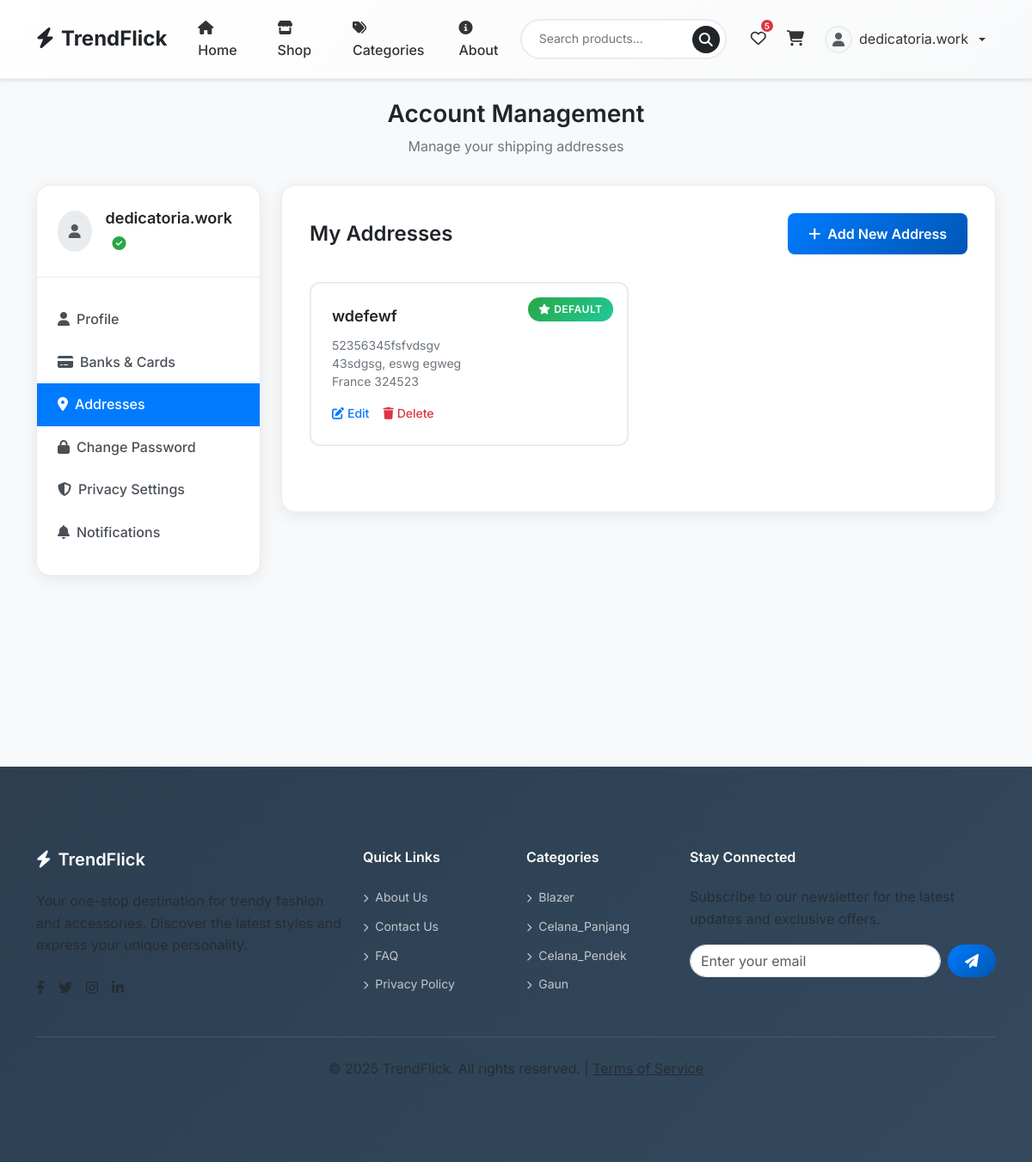
/users/addresses/ (signed in), run on the app's committed database.
### users/models.py (models this page shows, shortened)
class Address(models.Model):
    user = models.ForeignKey(User, on_delete=models.CASCADE, related_name='addresses')
    full_name = models.CharField(max_length=100)
    street_address = models.CharField(max_length=255)
    phone_number = models.CharField(max_length=20, blank=True, null=True)
    city = models.CharField(max_length=100)
    state = models.CharField(max_length=100)
    postal_code = models.CharField(max_length=20)
    country = models.CharField(max_length=100)
    is_default = models.BooleanField(default=False)
    created_at = models.DateTimeField(auto_now_add=True)
    updated_at = models.DateTimeField(auto_now=True)
    class Meta:
        verbose_name_plural = "Addresses"
        ordering = ['-is_default', '-created_at']

### products/models.py (models this page shows, shortened)
class Category(models.Model):
    name = models.CharField(max_length=100, unique=True)
    slug = models.SlugField(unique=True)
    image = models.ImageField(upload_to='categories/', null=True, blank=True)
    class Meta:
        verbose_name_plural = "categories"

### users/views.py (the view)
# urls.py: path('addresses/', views.addresses_view, name='addresses'),
def addresses_view(request):
    categories = Category.objects.all()[:4]
    addresses = Address.objects.filter(user=request.user)
    return render(request, 'users/addresses.html', {
        'addresses': addresses,
        'user': request.user,
        'categories': categories,
    })

### templates/users/addresses.html (shortened to what this page needs)
{% extends 'base.html' %}
{% block content %}
<div class="account-container">
    <div class="container">
        <div class="page-header">
            <h1 class="page-title">Account Management</h1>
            <p class="page-subtitle">Manage your shipping addresses</p>
        </div>
        <div class="row">
            <div class="col-lg-3 mb-4">
                <div class="profile-sidebar">
                    <div class="profile-header">
                        <div class="d-flex align-items-center">
                            <div class="profile-avatar-sm">
                                {% if user.profile.avatar %}
                                    <img src="{{ user.profile.avatar.url }}" alt="Avatar">
                                {% else %}
                                    <i class="fas fa-user text-muted"></i>
                                {% endif %}
                            </div>
                            <div class="ms-3 flex-grow-1">
                                <div class="profile-username">
                                    {{ user.username }}
                                    <span class="verified-badge">
                                        <i class="fas fa-check-circle"></i>
                                    </span>
                                </div>
                            </div>
                        </div>
                    </div>
                    <nav class="nav flex-column">
                        <a class="nav-link" href="{% url 'users:manage_account' %}">
                            <i class="fas fa-user me-2"></i>Profile
                        </a>
                        <a class="nav-link" href="#">
                            <i class="fas fa-credit-card me-2"></i>Banks & Cards
                        </a>
                        <a class="nav-link active" href="{% url 'users:addresses' %}">
                            <i class="fas fa-map-marker-alt me-2"></i>Addresses
                        </a>
                        <a class="nav-link" href="{% url 'users:change_password' %}">
                            <i class="fas fa-lock me-2"></i>Change Password
                        </a>
                        <a class="nav-link" href="#">
                            <i class="fas fa-shield-alt me-2"></i>Privacy Settings
                        </a>
                        <a class="nav-link" href="#">
                            <i class="fas fa-bell me-2"></i>Notifications
                        </a>
                    </nav>
                </div>
            </div>
            <div class="col-lg-9">
                <div class="profile-section">
                    <div class="section-header d-flex justify-content-between align-items-center">
                        <h4 class="section-title">My Addresses</h4>
                        <a href="{% url 'users:add_address' %}" class="btn btn-primary">
                            <i class="fas fa-plus"></i>
                            Add New Address
                        </a>
                    </div>
                    {% if addresses %}
                        <div class="row">
                            {% for address in addresses %}
                                <div class="col-md-6 mb-4">
                                    <div class="address-card">
                                        {% if address.is_default %}
                                            <div class="default-badge">
                                                <i class="fas fa-star me-1"></i>Default
                                            </div>
                                        {% endif %}
                                        <div class="address-name">{{ address.full_name }}</div>
                                        <div class="address-details">
                                            {{ address.street_address }}<br>
                                            {{ address.city }}, {{ address.state }}<br>
                                            {{ address.country }} {{ address.postal_code }}
                                        </div>
                                        <div class="address-actions">
                                            <a href="{% url 'users:edit_address' address.id %}" class="action-link">
                                                <i class="fas fa-edit me-1"></i>Edit
                                            </a>
                                            <a href="{% url 'users:delete_address' address.id %}"
                                               class="action-link danger"
                                               onclick="return confirm('Are you sure you want to delete this address?')">
                                                <i class="fas fa-trash me-1"></i>Delete
                                            </a>
                                        </div>
                                    </div>
                                </div>
                            {% endfor %}
                        </div>
                    {% endif %}
                </div>
            </div>
        </div>
    </div>
</div>
{% endblock %}

### templates/base.html (shortened to what this page needs)
{% load static %}
<!DOCTYPE html>
<html lang="en">
<head>
    <link href="https://cdn.jsdelivr.net/npm/bootstrap@5.3.0/dist/css/bootstrap.min.css" rel="stylesheet">
    <link href="https://cdnjs.cloudflare.com/ajax/libs/font-awesome/6.4.0/css/all.min.css" rel="stylesheet">
    <link href="{% static 'css/styles.css' %}" rel="stylesheet">
</head>
<body>
    <nav class="navbar navbar-expand-lg navbar-custom">
        <div class="container">
            <a class="navbar-brand" href="{% url 'core:home' %}">
                <i class="fas fa-bolt me-2"></i>TrendFlick
            </a>
            <div class="collapse navbar-collapse" id="navbarNav">
                <ul class="navbar-nav me-auto">
                    <li class="nav-item">
                        <a class="nav-link" href="{% url 'core:home' %}">
                            <i class="fas fa-home me-1"></i>Home
                        </a>
                    </li>
                    <li class="nav-item">
                        <a class="nav-link" href="{% url 'products:all_product' 'all' %}">
                            <i class="fas fa-store me-1"></i>Shop
                        </a>
                    </li>
                    <li class="nav-item">
                        <a class="nav-link" href="{% url 'products:all_product' 'all' %}">
                            <i class="fas fa-tags me-1"></i>Categories
                        </a>
                    </li>
                    <li class="nav-item">
                        <a class="nav-link" href="{% url 'core:about' %}">
                            <i class="fas fa-info-circle me-1"></i>About
                        </a>
                    </li>
                </ul>
                <form class="search-form me-3" role="search" action="{% url 'products:search' %}" method="GET">
                    <input class="search-input" type="search" name="q" placeholder="Search products..." aria-label="Search">
                    <button class="search-btn" type="submit" aria-label="Search">
                        <i class="fas fa-search"></i>
                    </button>
                </form>
                <div class="d-flex align-items-center">
                    {% if user.is_authenticated %}
                        <a href="{% url 'users:wishlist' %}" class="nav-icon-btn" title="Wishlist">
                            <i class="far fa-heart"></i>
                            {% if wishlist_count > 0 %}
                                <span class="badge-counter">{{ wishlist_count }}</span>
                            {% endif %}
                        </a>
                        <a href="{% url 'orders:cart' %}" class="nav-icon-btn" title="Shopping Cart">
                            <i class="fas fa-shopping-cart"></i>
                        </a>
                        <div class="dropdown">
                            <button class="user-dropdown dropdown-toggle" type="button" data-bs-toggle="dropdown" aria-expanded="false">
                                <div class="user-avatar">
                                    {% if user.profile.avatar %}
                                        <img src="{{ user.profile.avatar.url }}" alt="Avatar">
                                    {% else %}
                                        <i class="fas fa-user text-muted"></i>
                                    {% endif %}
                                </div>
                                <span>{{ user.username }}</span>
                            </button>
                        </div>
                    {% endif %}
                </div>
            </div>
        </div>
    </nav>
    <main>
        {% block content %}{% endblock %}
    </main>
    <footer class="footer">
        <div class="container py-5">
            <div class="row">
                <div class="col-lg-4 col-md-6 mb-4 mb-lg-0">
                    <h5 class="mb-4">
                        <i class="fas fa-bolt me-2"></i>TrendFlick
                    </h5>
                    <p class="text-muted mb-4">Your one-stop destination for trendy fashion and accessories. Discover the latest styles and express your unique personality.</p>
                    <div class="d-flex gap-3">
                        <a href="#" class="text-muted" title="Facebook">
                            <i class="fab fa-facebook-f"></i>
                        </a>
                        <a href="#" class="text-muted" title="Twitter">
                            <i class="fab fa-twitter"></i>
                        </a>
                        <a href="#" class="text-muted" title="Instagram">
                            <i class="fab fa-instagram"></i>
                        </a>
                        <a href="#" class="text-muted" title="LinkedIn">
                            <i class="fab fa-linkedin-in"></i>
                        </a>
                    </div>
                </div>
                <div class="col-lg-2 col-md-6 mb-4 mb-lg-0">
                    <h6 class="mb-4">Quick Links</h6>
                    <ul class="footer-links">
                        <li class="mb-2">
                            <a href="{% url 'core:about' %}">
                                <i class="fas fa-chevron-right me-2" style="font-size: 10px;"></i>About Us
                            </a>
                        </li>
                        <li class="mb-2">
                            <a href="{% url 'core:about' %}">
                                <i class="fas fa-chevron-right me-2" style="font-size: 10px;"></i>Contact Us
                            </a>
                        </li>
                        <li class="mb-2">
                            <a href="#">
                                <i class="fas fa-chevron-right me-2" style="font-size: 10px;"></i>FAQ
                            </a>
                        </li>
                        <li class="mb-2">
                            <a href="#">
                                <i class="fas fa-chevron-right me-2" style="font-size: 10px;"></i>Privacy Policy
                            </a>
                        </li>
                    </ul>
                </div>
                <div class="col-lg-2 col-md-6 mb-4 mb-lg-0">
                    <h6 class="mb-4">Categories</h6>
                    <ul class="footer-links">
                        {% for category in categories|slice:":4" %}
                        <li class="mb-2">
                            <a href="{% url 'products:all_product' category.slug %}">
                                <i class="fas fa-chevron-right me-2" style="font-size: 10px;"></i>{{ category.name }}
                            </a>
                        </li>
                        {% endfor %}
                    </ul>
                </div>
                <div class="col-lg-4 col-md-6">
                    <h6 class="mb-4">Stay Connected</h6>
                    <p class="text-muted mb-3">Subscribe to our newsletter for the latest updates and exclusive offers.</p>
                    <form class="d-flex">
                        <input type="email" class="form-control me-2" placeholder="Enter your email" style="border-radius: 25px;">
                        <button class="btn btn-primary" type="submit" style="border-radius: 25px; padding: 8px 20px;">
                            <i class="fas fa-paper-plane"></i>
                        </button>
                    </form>
                </div>
            </div>
            <div class="footer-bottom text-center">
                <p class="text-muted mb-0">
                    &copy; {% now "Y" %} TrendFlick. All rights reserved. |
                    <a href="{% url 'core:privacy' %}" class="text-muted">Terms of Service</a>
                </p>
            </div>
        </div>
    </footer>
</body>
</html>

### data on the page
Address: is_default True (drawn), full_name "wdefewf", street_address "52356345fsfvdsgv", city "43sdgsg", state "eswg egweg", country "France", postal_code "324523"
Category: name "Blazer"
Category: name "Celana_Panjang"
Category: name "Celana_Pendek"
Category: name "Gaun"

### other printed values
{{ wishlist_count }} "5"
{{ user.username }} "dedicatoria.work"
